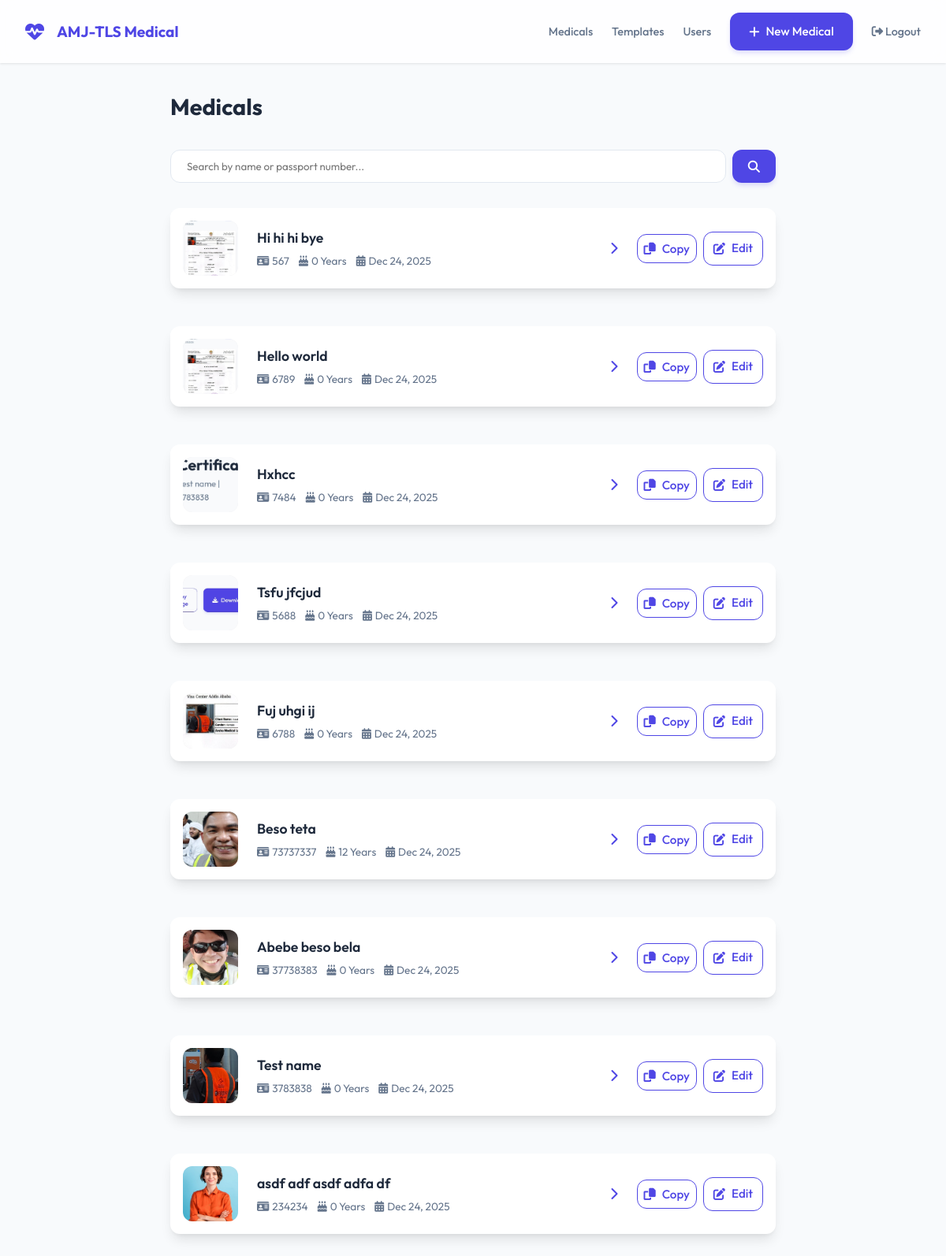
The app's page / (signed in) with its own data.
### medical/models.py (models this page shows, shortened)
class Client(models.Model):
    client_name = models.CharField(max_length=255)
    passport_no = models.CharField(max_length=50, unique=True)
    date_of_birth = models.DateField()
    age = models.IntegerField(editable=False)
    date = models.DateField(default=date.today)
    photo = models.ImageField(upload_to='client_photos/')

### medical/views.py (the view)
# urls.py: path('', views.ClientListView.as_view(), name='client_list'),
class ClientListView(LoginRequiredMixin, ListView):
    model = Client
    template_name = 'medical/client_list.html'
    context_object_name = 'clients'
    def get_queryset(self):
        try:
            queryset = super().get_queryset()
            search_query = self.request.GET.get('q')
            if search_query:
                queryset = queryset.filter(
                    Q(client_name__icontains=search_query) |
                    Q(passport_no__icontains=search_query)
                )
            return queryset.order_by('-pk')
        except Exception as e:
            print(f"Error in ClientListView: {e}")
            return Client.objects.none()

### medical/templates/medical/client_list.html (shortened to what this page needs)
{% extends 'base.html' %}
{% block content %}
<header style="margin-bottom: 2rem;">
    <h1 style="font-size: 1.8rem; font-weight: 700;">Medicals</h1>
</header>
<form method="GET" action="{% url 'client_list' %}" class="search-container">
    <input type="text" name="q" value="{{ request.GET.q }}" class="search-input" placeholder="Search by name or passport number...">
    <button type="submit" class="btn btn-primary" style="padding: 0.75rem 1.25rem;">
        <i class="fas fa-search"></i>
    </button>
</form>
{% if clients %}
    <div class="client-grid">
        {% for client in clients %}
            <div class="card client-card"
                 data-url="{% url 'view_certificate' client.pk %}">
                <div class="client-photo-container">
                    {% if client.photo %}
                        <img src="{{ client.photo.url }}" alt="{{ client.client_name }}" class="client-photo">
                    {% else %}
                        <div style="width: 100%; height: 100%; display: flex; align-items: center; justify-content: center; color: #ccc;">
                            <i class="fas fa-user fa-2x"></i>
                        </div>
                    {% endif %}
                </div>
                <div class="client-info">
                    <h3 class="client-name">{{ client.client_name }}</h3>
                    <div class="client-meta">
                        <span><i class="fas fa-id-card" style="margin-right: 4px;"></i> {{ client.passport_no }}</span>
                        <span><i class="fas fa-birthday-cake" style="margin-right: 4px;"></i> {{ client.age }} Years</span>
                        <span><i class="fas fa-calendar-alt" style="margin-right: 4px;"></i> {{ client.date|date:"M d, Y" }}</span>
                    </div>
                </div>
                <div class="client-arrow" style="color: var(--primary);">
                    <i class="fas fa-chevron-right"></i>
                </div>
                <div class="client-actions">
                    <button class="btn btn-outline copy-cert-btn"
                       data-name="{{ client.client_name }}"
                       data-url="{% url 'view_certificate' client.pk %}?format=image"
                       style="padding: 0.5rem; border-color: var(--primary); color: var(--primary); justify-content: center; background: transparent;"
                       title="Copy Certificate to Clipboard">
                        <i class="fas fa-copy"></i> Copy
                    </button>
                    <a href="{% url 'client_update' client.pk %}" class="btn btn-outline" style="padding: 0.5rem 0.75rem; border-color: var(--primary); color: var(--primary);">
                        <i class="fas fa-edit"></i> Edit
                    </a>
                </div>
            </div>
        {% endfor %}
    </div>
{% endif %}
{% endblock %}

### templates/base.html (style rules this page uses)
:root { --primary: #4F46E5; --primary-light: #818CF8; --bg: #F8FAFC; --card-bg: #FFFFFF; --text: #1E293B; --text-light: #64748B; --accent: #10B981; --danger: #EF4444; --shadow: 0 10px 15px -3px rgba(0, 0, 0, 0.1), 0 4px 6px -2px rgba(0, 0, 0, 0.05); --radius: 12px; }
* { margin: 0; padding: 0; box-sizing: border-box; font-family: 'Outfit', sans-serif; }
body { background-color: var(--bg); color: var(--text); line-height: 1.6; min-height: 100vh; }
.btn { display: inline-flex; align-items: center; gap: 0.5rem; padding: 0.75rem 1.5rem; border-radius: var(--radius); font-weight: 500; cursor: pointer; transition: all 0.3s ease; text-decoration: none; border: none; font-size: 0.95rem; }
.btn-primary { background-color: var(--primary); color: white; box-shadow: 0 4px 6px -1px rgba(79, 70, 229, 0.2); }
.btn-outline { background: transparent; border: 1px solid var(--primary); color: var(--primary); }
.card { background: var(--card-bg); border-radius: var(--radius); padding: 1.5rem; box-shadow: var(--shadow); margin-bottom: 2rem; }
.search-container { display: flex; gap: 0.5rem; margin-bottom: 2rem; }
.search-input { flex: 1; padding: 0.75rem 1.25rem; border-radius: var(--radius); border: 1px solid #E2E8F0; background: white; }

### medical/templates/medical/client_list.html (style rules this page uses)
.client-grid { display: grid; gap: 1rem; }
.client-card { display: flex; align-items: center; gap: 1.5rem; padding: 1rem; transition: transform 0.2s, box-shadow 0.2s; cursor: pointer; position: relative; }
.client-photo-container { width: 70px; height: 70px; border-radius: 12px; overflow: hidden; background: #eee; flex-shrink: 0; }
.client-photo { width: 100%; height: 100%; object-fit: cover; }
.client-info { flex: 1; min-width: 0; }
.client-name { font-size: 1.1rem; margin-bottom: 0.25rem; font-weight: 600; white-space: nowrap; overflow: hidden; text-overflow: ellipsis; }
.client-meta { display: flex; flex-wrap: wrap; gap: 0.75rem; font-size: 0.85rem; color: var(--text-light); }
.client-meta span { display: flex; align-items: center; white-space: nowrap; }
.client-actions { display: flex; gap: 0.5rem; align-items: center; }

### records on screen
Client: photo (picture), client_name "Hi hi hi bye", passport_no "567", age "0", date "Dec 24, 2025"
Client: photo (picture), client_name "Hello world", passport_no "6789", age "0", date "Dec 24, 2025"
Client: photo (picture), client_name "Hxhcc", passport_no "7484", age "0", date "Dec 24, 2025"
Client: photo (picture), client_name "Tsfu jfcjud", passport_no "5688", age "0", date "Dec 24, 2025"
Client: photo (picture), client_name "Fuj uhgi ij", passport_no "6788", age "0", date "Dec 24, 2025"
Client: photo (picture), client_name "Beso teta", passport_no "73737337", age "12", date "Dec 24, 2025"
Client: photo (picture), client_name "Abebe beso bela", passport_no "37738383", age "0", date "Dec 24, 2025"
Client: photo (picture), client_name "Test name", passport_no "3783838", age "0", date "Dec 24, 2025"
Client: photo (picture), client_name "asdf adf asdf adfa df", passport_no "234234", age "0", date "Dec 24, 2025"
